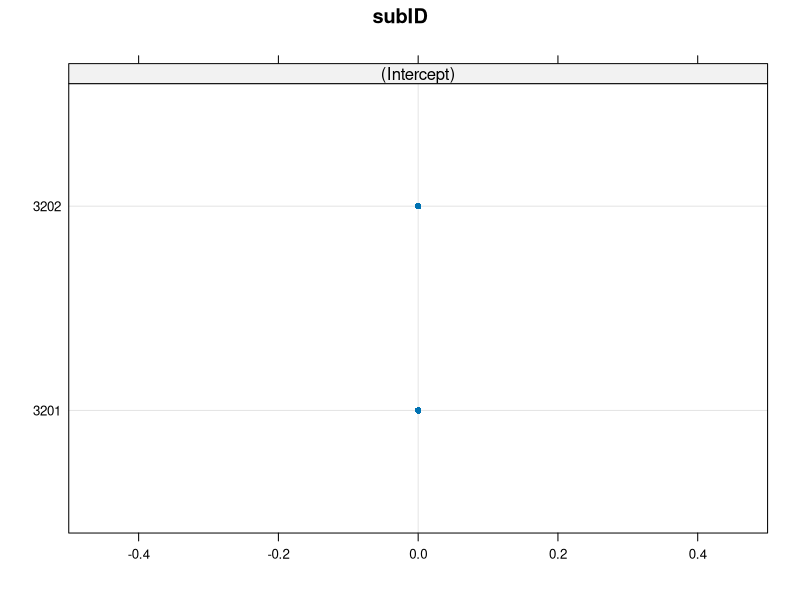
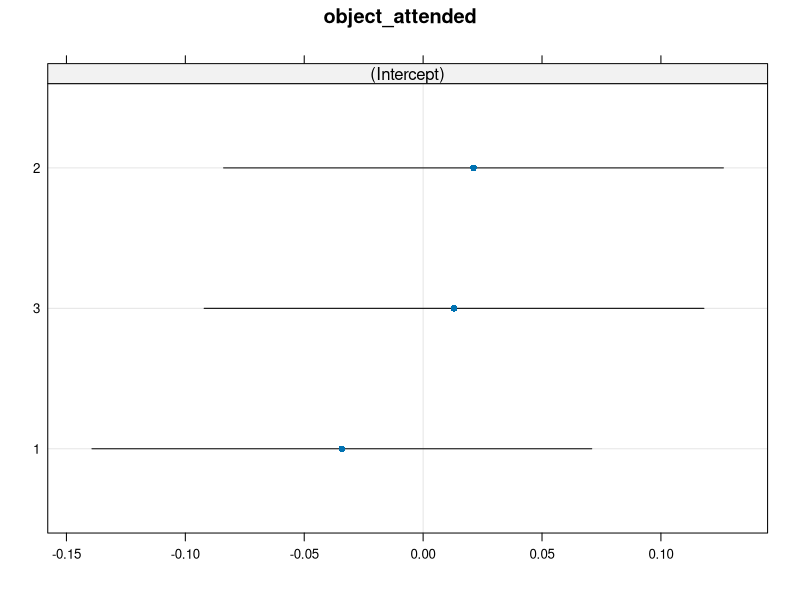
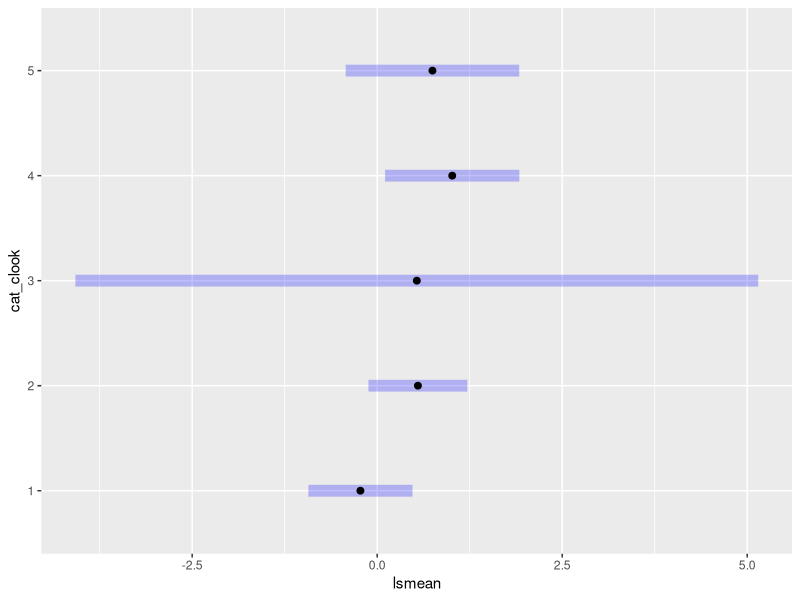
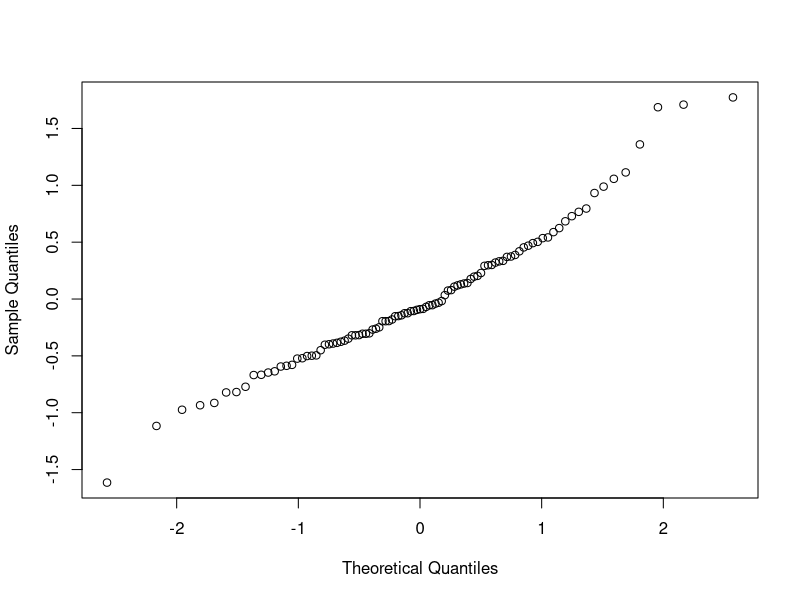
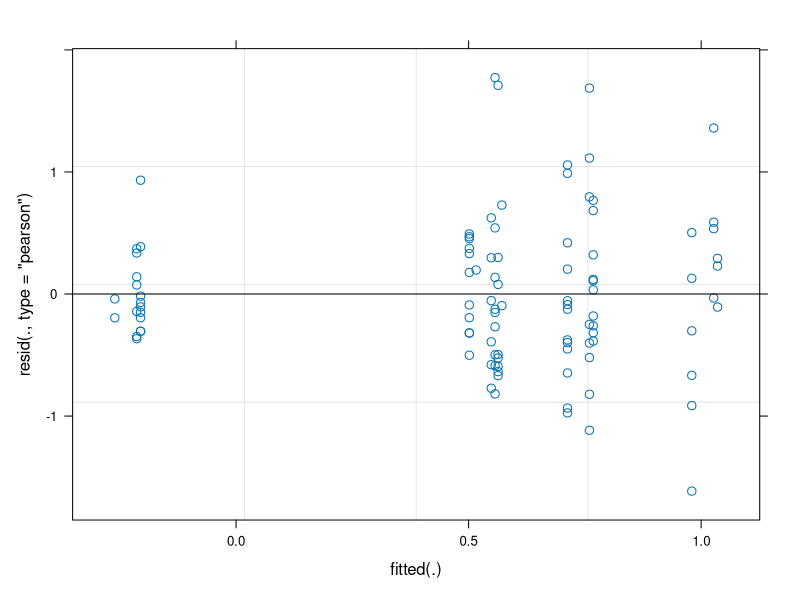
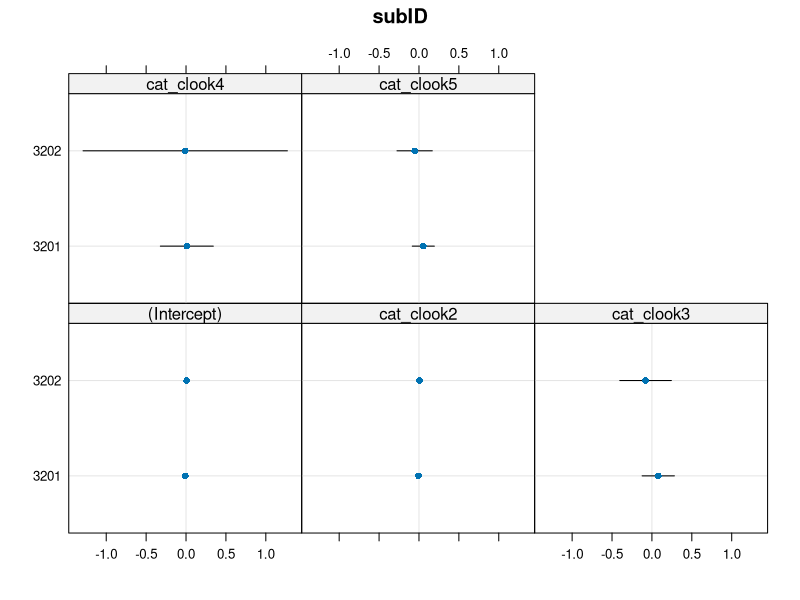

These charts were generated, in order, by the following R code:
# This code reads in data from a csv file and fits a linear mixed effects model (fit1), producing plots and summary statistics. 
# This code also fits two additional linear mixed effects models (fit2 and fit3) that are compared to fit1.
# Code developed by Catalina Suarez-Rivera


# Clear workspace
rm(list = ls())

# Attach required libraries to run the analyses
library(lme4)
library(lmerTest)
library(lsmeans)

# Set working directory to the directory where the data sheet is saved. 
#e.g., setwd("~/Downloads")



# Section 1: load data, organize data --------------------------------

#Read in data. Data should be in long format: rows correspond to individual events within a subject.
#Columns correspond to the variables coded for each event, such as subject ID, condition, etc. 
lmer.dat <- read.csv("lme_data.csv", header=TRUE)

#Display names of variables in the data. In the sample data provided there are four variables:
#1.subID-- subject ID that generated each infant look. This is the first random factor. 
#2.duration-- duration of each infant look. This is the Dependent Variable in the analysis.
#3.object_attended-- category ID of the object attended to by the infant in each look. This is the second random factor
#4.cat_clook-- category of each infant look based on combination of overlapping parent behaviors. There are Five mutually exclusive categories (levels)
#cat_clook is the Independent variable in the analysis.
names(lmer.dat)

#Display the minimum duration of infant looks (or all row) to make sure it is at least 0.5 
min(lmer.dat$duration)

#Treat cat_clook, or the independent variable, as a categorical factor with 5 levels instead of a continuous variable.
lmer.dat$cat_clook=as.factor(lmer.dat$cat_clook)

#Document the five levels of categorical factor (cat_clook)
#cat_clook = "1" = infant look without JA 
#cat_clook = "2" = infant look With JA and no additional parent behaviors
#cat_clook = "3" = infant look with JA and touch
#cat_clook = "4" = infant look with JA and talk
#cat_clook = "5" = infant look with JA, touch and talk

# Section 2: Model fit1 --------------------------------

#Fit Linear Mixed Model (fit1): 
  #Dependent variable is natural logarithm of infant look duration to fit assumptions of normality
  #Fixed effect is cat_clook, or the category of infant look based on parent behaviors
  #Random effects are: intercepts for subjects and intercept for object_attended
fit1 <- lmer(log(duration) ~ cat_clook + (1|subID) + (1|object_attended), data = lmer.dat)

#Display output of the model including estimates for random effects and fixed effects. 
summary(fit1)

#Test significance of including fixed effects in the model 
anova(fit1)

#Plot estimated intercepts for the random effects specified: subID and object_attended
lattice::dotplot(ranef(fit1, condVar = TRUE))$subID
lattice::dotplot(ranef(fit1, condVar = TRUE))$object_attended

#Compute least squares means for the categories of infant looks obtained from the model
fit1.lsm <- lsmeans(fit1, ~ cat_clook)

#Display all pairwise comparisons between least squares means of the five categories
pairs(fit1.lsm)

#Plot estimated least squares means of the five categories with 95% confidence intervals around them
plot(lsmeans(fit1, ~cat_clook))

#Plot residuals from the model to look for normality and equal variance
qqnorm(residuals(fit1),main="")
plot(fit1)

# Section 3: Model fit2 --------------------------------

#Fit Linear Mixed Model (fit2):
  #Dependent variable is natural logarithm of infant look duration to fit assumptions of normality
  #There is not a fixed effect specified
  #Random effects are: intercepts for subjects and for object_attended
fit2 <- lmer(log(duration) ~ (1|subID) + (1|object_attended), data = lmer.dat)

#Display output from the model
summary(fit2)

#Compare fit1 and fit2 to test for additional value of fit1, which has cat_clook as a fixed effect
anova(fit1,fit2)


# Section 4: Model fit3 --------------------------------

#Fit Linear Mixed Model (fit 3) with random slopes for infants
  #Dependent variable is natural logarithm of infant look duration to fit assumptions of normality
  #Fixed effect is cat_clook, or the category of infant look based on parent behaviors
  #Random effects are: intercepts for subjects and for object_attended, and slopes for subjects
  #NOTE: the line below does not run with the sample data provided, which has only 2 subjects. With enough data, this command should run.
fit3 <- lmer(log(duration) ~ cat_clook + (1 + cat_clook|subID) +(1|object_attended), data = lmer.dat)

#Display output from the model
summary(fit3)

#Plot estimated slopes for different infants
lattice::dotplot(ranef(fit3, condVar = TRUE))$subID

#Compare fit 1 and fit3, to test for additional value of fit3, which adds random slopes for infants
anova(fit1,fit3)
